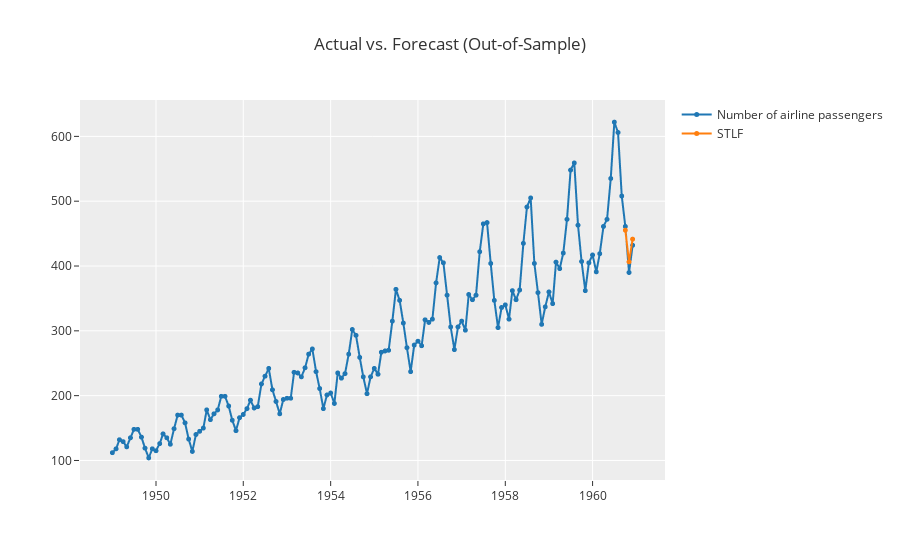

The notebook cell saved with this chart:
### Code cell
# plot forecast
plot_model(best, plot = 'forecast')

### Figure 1 — Plotly figure (JSON) as saved in the notebook; plotly's stock layout.template omitted (floating-point values rounded to 4 significant figures; data arrays with more than 128 entries replaced by an {"elided": "..."} marker saying what was removed)
{"data": [{"line": {"color": "rgb(31, 119, 180)", "width": 2}, "marker": {"color": "rgb(31, 119, 180)", "size": 5}, "mode": "lines+markers", "name": "Number of airline passengers", "type": "scattergl", "x": {"elided": "144 str values"}, "xaxis": "x", "y": {"elided": "144 int values"}, "yaxis": "y"}, {"line": {"color": "rgb(255, 127, 14)", "width": 2}, "marker": {"color": "rgb(255, 127, 14)", "size": 5}, "mode": "lines+markers", "name": "STLF", "type": "scattergl", "x": {"elided": "144 str values"}, "xaxis": "x", "y": {"elided": "144 float values"}, "yaxis": "y"}], "layout": {"showlegend": true, "title": {"text": "Actual vs. Forecast (Out-of-Sample)"}, "xaxis": {"anchor": "y", "domain": [0, 1]}, "yaxis": {"anchor": "x", "domain": [0, 1]}}}
